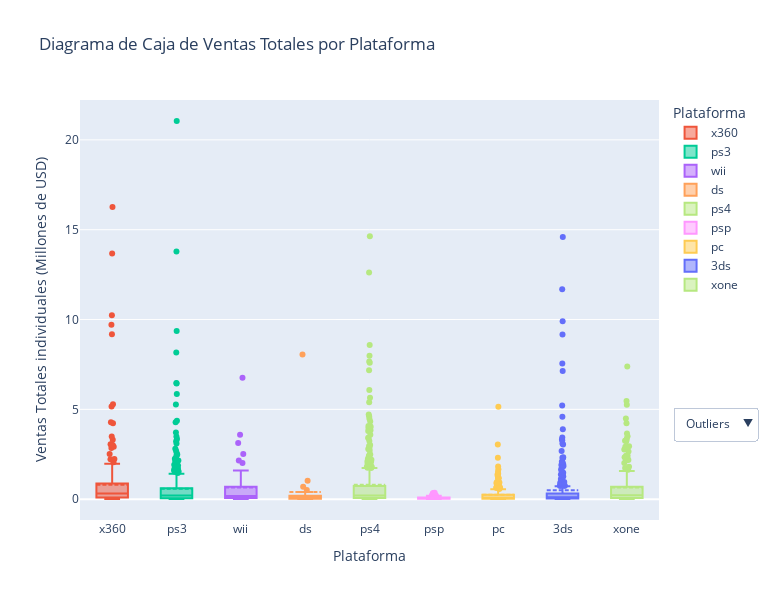

Notebook code for this chart:
### Markdown cell above
### Distribución de las ventas por plataforma

De la vista anterior de top_sales, se observa que las __plataformas psp y ds tuvieron relativamente pocas ventas__. Particularmente ds ya se encontraba en su __etapa comercial final__, por lo que sería tentador omitir esta plataforma del análisis ya que se descontinuó en 2013, pero sus ventas fueron 12.61 Millones de USD frente a los 11.43 Millones de USD de psp a pesar de que esta última se descontinuó en el 2015 (año muy cercano al fin del periodo de análisis). Por lo tanto se opta por mantener las 9 plataformas en este análisis.

### Code cell
# Filtrar el DataFrame original para obtener solo los datos de las plataformas con más ventas
top_platforms_df = games_df[games_df['platform'].isin(top_platforms_list)]
top_platforms_df = top_platforms_df[top_platforms_df['year_of_release'] > 2011]

# Crear figura
fig = go.Figure()

# Añadir una caja para cada plataforma
for platform in top_platforms:
    platform_data = top_platforms_df[top_platforms_df['platform'] == platform]['total_sales']
    fig.add_trace(go.Box(y=platform_data, name=platform, boxpoints='outliers', jitter=0.2,
                        boxmean=True))

# Personalizar el diseño del gráfico
fig.update_layout(
    title='Diagrama de Caja de Ventas Totales por Plataforma',
    xaxis=dict(title='Plataforma'),
    yaxis=dict(title='Ventas Totales individuales (Millones de USD)'),
    showlegend=True,
    legend=dict(title='Plataforma'),
    width=770, height=600,
)

# Agregar menú desplegable para modificar boxpoints
fig.update_layout(
    updatemenus=[
        dict(
            type="dropdown",
            x=1.17,
            y=0.27,
            buttons=[
                dict(label="Outliers",
                     method="restyle",
                     args=[{"boxpoints": "outliers"}]),
                dict(label="Todos",
                     method="restyle",
                     args=[{"boxpoints": "all"}]),
            ],
        )
    ]
)

fig.show()

### Figure 1 — Plotly figure (JSON) as saved in the notebook; plotly's stock layout.template omitted (floating-point values rounded to 4 significant figures; data arrays with more than 128 entries replaced by an {"elided": "..."} marker saying what was removed)
{"data": [{"boxmean": true, "boxpoints": "outliers", "jitter": 0.2, "name": "ps2", "type": "box", "y": []}, {"boxmean": true, "boxpoints": "outliers", "jitter": 0.2, "name": "x360", "type": "box", "y": {"elided": "292 float values"}}, {"boxmean": true, "boxpoints": "outliers", "jitter": 0.2, "name": "ps3", "type": "box", "y": {"elided": "492 float values"}}, {"boxmean": true, "boxpoints": "outliers", "jitter": 0.2, "name": "wii", "type": "box", "y": [6.76, 3.58, 3.13, 2.52, 2.15, 2.01, 1.6, 1.38, 0.96, 0.95, 0.95, 0.95, 0.89, 0.69, 0.68, 0.66, 0.56, 0.5, 0.42, 0.39, 0.38, 0.29, 0.26, 0.23, 0.22, 0.19, 0.18, 0.18, 0.15, 0.15, 0.15, 0.14, 0.14, 0.12, 0.1, 0.1, 0.09, 0.1, 0.08, 0.06, 0.07, 0.05, 0.04, 0.03, 0.03, 0.02, 0.02, 0.01, 0.01, 0.01, 0.01, 0.01, 0.01, 0.01]}, {"boxmean": true, "boxpoints": "outliers", "jitter": 0.2, "name": "ds", "type": "box", "y": [8.06, 1.02, 0.69, 0.51, 0.4, 0.38, 0.21, 0.19, 0.18, 0.13, 0.12, 0.1, 0.08, 0.08, 0.05, 0.05, 0.04, 0.03, 0.03, 0.03, 0.02, 0.02, 0.02, 0.02, 0.02, 0.02, 0.01, 0.01, 0.01, 0.01, 0.01]}, {"boxmean": true, "boxpoints": "outliers", "jitter": 0.2, "name": "ps", "type": "box", "y": []}, {"boxmean": true, "boxpoints": "outliers", "jitter": 0.2, "name": "gba", "type": "box", "y": []}, {"boxmean": true, "boxpoints": "outliers", "jitter": 0.2, "name": "ps4", "type": "box", "y": {"elided": "392 float values"}}, {"boxmean": true, "boxpoints": "outliers", "jitter": 0.2, "name": "psp", "type": "box", "y": {"elided": "173 float values"}}, {"boxmean": true, "boxpoints": "outliers", "jitter": 0.2, "name": "pc", "type": "box", "y": {"elided": "250 float values"}}, {"boxmean": true, "boxpoints": "outliers", "jitter": 0.2, "name": "3ds", "type": "box", "y": {"elided": "396 float values"}}, {"boxmean": true, "boxpoints": "outliers", "jitter": 0.2, "name": "xb", "type": "box", "y": []}, {"boxmean": true, "boxpoints": "outliers", "jitter": 0.2, "name": "gb", "type": "box", "y": []}, {"boxmean": true, "boxpoints": "outliers", "jitter": 0.2, "name": "nes", "type": "box", "y": []}, {"boxmean": true, "boxpoints": "outliers", "jitter": 0.2, "name": "n64", "type": "box", "y": []}, {"boxmean": true, "boxpoints": "outliers", "jitter": 0.2, "name": "snes", "type": "box", "y": []}, {"boxmean": true, "boxpoints": "outliers", "jitter": 0.2, "name": "gc", "type": "box", "y": []}, {"boxmean": true, "boxpoints": "outliers", "jitter": 0.2, "name": "xone", "type": "box", "y": {"elided": "247 float values"}}, {"boxmean": true, "boxpoints": "outliers", "jitter": 0.2, "name": "2600", "type": "box", "y": []}, {"boxmean": true, "boxpoints": "outliers", "jitter": 0.2, "name": "wiiu", "type": "box", "y": []}], "layout": {"height": 600, "legend": {"title": {"text": "Plataforma"}}, "showlegend": true, "title": {"text": "Diagrama de Caja de Ventas Totales por Plataforma"}, "updatemenus": [{"buttons": [{"args": [{"boxpoints": "outliers"}], "label": "Outliers", "method": "restyle"}, {"args": [{"boxpoints": "all"}], "label": "Todos", "method": "restyle"}], "type": "dropdown", "x": 1.17, "y": 0.27}], "width": 770, "xaxis": {"title": {"text": "Plataforma"}}, "yaxis": {"title": {"text": "Ventas Totales individuales (Millones de USD)"}}}}
